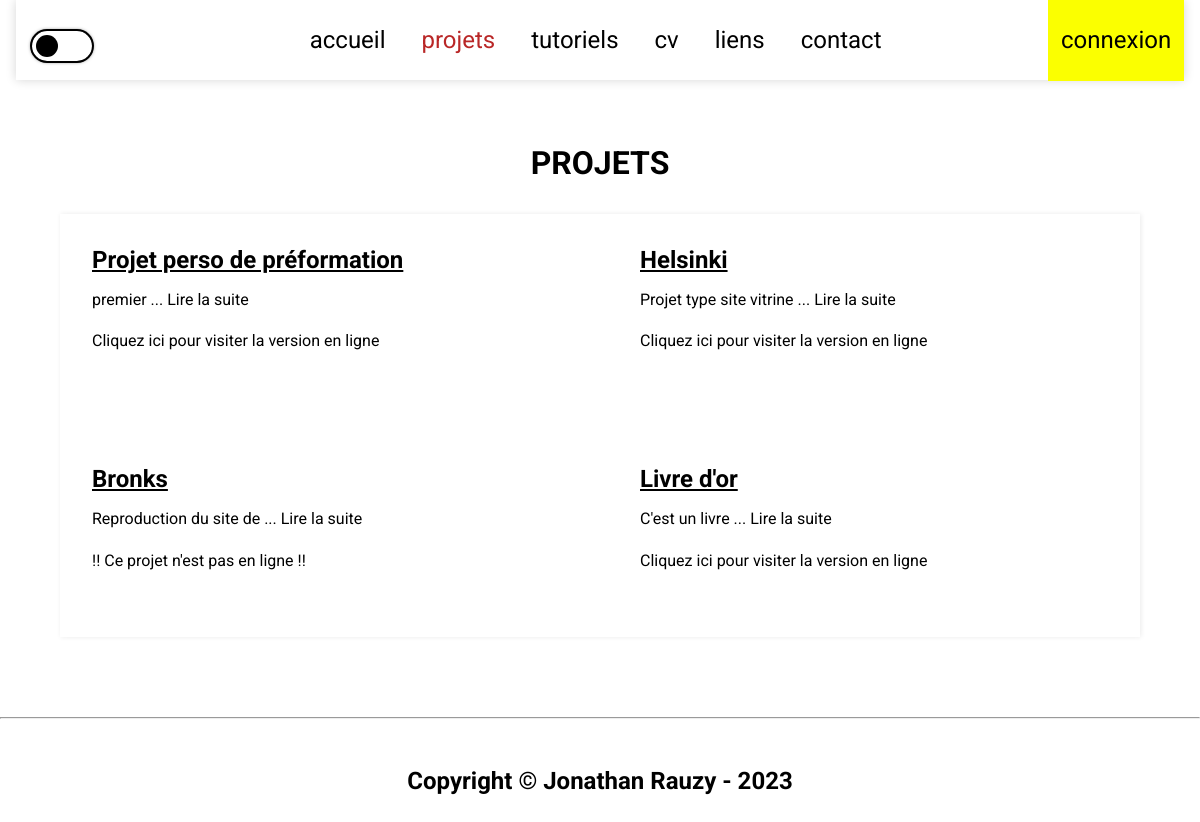
The app's page /?p=projects with its own data.
### tables this page shows
CREATE TABLE IF NOT EXISTS `projects` (
  `id` int(11) NOT NULL AUTO_INCREMENT,
  `title` varchar(64) NOT NULL,
  `description` varchar(255) NOT NULL,
  `img` varchar(255) NOT NULL COMMENT 'url to the image',
  `link` varchar(255) NOT NULL COMMENT 'url to the project',
  PRIMARY KEY (`id`)
);

### model/modelProject.php (called while the page is built, shortened)
<?php
function getProjects($theDB){
    $sqlProjects = "SELECT id, title, link, img, LEFT(description, 25) AS descriptionshort  FROM projects ORDER BY id;";
    $queryProjects = mysqli_query($theDB, $sqlProjects);
    return mysqli_fetch_all($queryProjects, MYSQLI_ASSOC);
}
function truncate($text)
{
    $cut = strrpos($text, ' ');
    return substr($text, 0, $cut);
}

### view/viewProjects.php (the view, shortened to what this page needs)
<?php
$titre = "projets";
include_once 'include/header.php';
?>
<h1>Projets</h1>
<div class="projects">
    <?php
    foreach ($resultProjects as $result):
        ?>
        <div class="project-solo">
            <h2><?= $result['title'] ?></h2>
            <p><?= truncate($result['descriptionshort'])?><a href="?id=<?= $result['id'] ?>"> ... Lire la suite</a></p>
            <img src="<?= $result['img'] ?>" alt=""><br>
            <?php if (!empty($result['link'])): ?>
                <a href="<?= $result['link'] ?>" target="_blank">Cliquez ici pour visiter la version en ligne</a>
            <?php else: ?>
                <p>!! Ce projet n'est pas en ligne !!</p>
            <?php endif; ?>
        </div>
    <?php endforeach; ?>
</div>
<?php
include_once '../view/include/footer.php';

### public/index.php (shortened to what this page needs)
<?php
require_once '../model/modelProject.php';
try{
    $db = mysqli_connect(DB_HOST,DB_LOGIN,DB_PWD,DB_NAME,DB_PORT);
    mysqli_set_charset($db,DB_CHARSET);
}catch(Exception $e){
    die($e->getMessage());
}
if(isset($_POST['login'], $_POST['password'])){
    require_once '../controller/controllerPrivate.php';
}else{
    require_once '../controller/controllerPublic.php';
}

### controller/controllerPublic.php
<?php
if (isset($_GET['p']) && $_GET['p'] === "projects") {
    $resultProjects = getProjects($db);
    require_once '../view/viewProjects.php';
}
elseif (isset($_GET['id']) && ctype_digit($_GET['id'])) {
    $id = (int) $_GET['id'];
    $projectSolo = getProjectByID($db, $id);
    require_once '../view/viewProjectID.php';
}
elseif (isset($_GET['p']) && $_GET['p'] === "tutorials") {
    require_once '../view/viewTutorials.php';
}
elseif (isset($_GET['p']) && $_GET['p'] === "cv") {
    require_once '../view/viewCV.php';
}
elseif (isset($_GET['p']) && $_GET['p'] === "contact") {
    require_once '../view/viewContact.php';
}
elseif (isset($_POST['name'], $_POST['email'], $_POST['object'], $_POST['message'])) {
    $envoyage = insertMail($db);
    $wesh = sendMail();
    require_once '../view/viewContact.php';
}
elseif (isset($_GET['p']) && $_GET['p'] === "links") {
    $resultLinks = getLinks($db);
    require_once '../view/viewLinks.php';
}
elseif (isset($_GET['p']) && $_GET['p'] === "connect") {
    require_once '../view/viewConnect.php';
}
elseif(isset($_GET['p']) && $_GET['p'] === "disconnect"){
    disconnect();
    require_once '../view/viewDisconnect.php';
}
elseif (isset($_GET['p']) && $_GET['p'] === "homepage"){
    require_once '../view/ViewHomePage.php';
}
else {
    require_once '../view/ViewHomePage.php';
}

### view/include/header.php (shortened to what this page needs)
<!DOCTYPE html>
<html lang="en">
<head>
    <link rel="stylesheet" href="css/style.css">
    <link rel="stylesheet" href="css/connect.css">
    <link rel="stylesheet" href="css/contact.css">
    <link rel="stylesheet" href="css/cv.css">
    <link rel="stylesheet" href="css/homepage.css">
    <link rel="stylesheet" href="css/links.css">
    <link rel="stylesheet" href="css/private.css">
    <link rel="stylesheet" href="css/projects.css">
    <link rel="stylesheet" href="css/tutorial.css">
</head>
<body>
    <body>
        <label class="switch">
            <span class="slider"></span>
        </label>
        <div class="nav">
            <div class="black-bg">
                <a href="?p=homepage"
                    style="<?php if ($titre === "accueil"): ?>color:rgb(185, 39, 39)<?php endif ?>">accueil</a>
                <a href="?p=projects"
                    style="<?php if ($titre === "projets"): ?>color:rgb(185, 39, 39)<?php endif ?>">projets</a>
                <a href="?p=tutorials"
                    style="<?php if ($titre === "tutoriels"): ?>color:rgb(185, 39, 39)<?php endif ?>">tutoriels</a>
                <a href="?p=cv" style="<?php if ($titre === "CV"): ?>color:rgb(185, 39, 39)<?php endif ?>">cv</a>
                <a href="?p=links"
                    style="<?php if ($titre === "liens"): ?>color:rgb(185, 39, 39)<?php endif ?>">liens</a>
                <a href="?p=contact"
                    style="<?php if ($titre === "contact"): ?>color:rgb(185, 39, 39)<?php endif ?>">contact</a>
            </div>
            <div class="yellow-bg">
                <?php if(empty($_SESSION)) :?>
                <a href="?p=connect"
                    style="<?php if ($titre === "connexion"): ?>color:rgb(185, 39, 39)<?php endif ?>">connexion</a>
                <?php else: ?>
                    <a href="?p=disconnect"
                    style="<?php if ($titre === "connexion"): ?>color:rgb(185, 39, 39)<?php endif ?>">deconnect</a>
                <?php endif; ?>
            </div>
        </div>

### view/include/footer.php (shortened to what this page needs)
<div class="footer">
    <hr>
    <h2>Copyright &#169; Jonathan Rauzy - 2023</h2>
</div>
</body>
</html>

### public/css/style.css (style rules this page uses)
* { padding: 0; margin: 0; box-sizing: border-box; }
body { font-family: roboto; background-color: white; color: black; }
h1 { margin: 4rem 0 2rem 0; text-align: center; text-transform: uppercase; }
a { text-decoration: none; color: black; }
.switch { display: inline-block; width: 60px; height: 30px; transform: translateY(50%); position: absolute; top: 1rem; left: 2rem; }
.slider { position: absolute; top: 0; bottom: 0; left: 0; right: 0; border-radius: 30px; box-shadow: 0 0 0 2px black, 0 0 4px black; cursor: pointer; border: 4px solid transparent; overflow: hidden; transition: 0.2s; }
.slider:before { position: absolute; content: ""; width: 100%; height: 100%; background-color: black; border-radius: 30px; transform: translateX(-30px); transition: 0.2s; }
.nav { height: 10vh; margin: 0 1rem; display: flex; flex-direction: row; justify-content: space-between; align-items: center; box-shadow: 0px 0px 10px rgba(0, 0, 0, 0.164); }
.nav a { line-height: 7vh; font-size: 1.5rem; margin-top: 1rem; }
.black-bg a { margin: 0 1rem; }
.yellow-bg { background-color: rgb(251, 255, 0); padding: 0.8rem; color: black; }
.footer { text-align: center; margin-top: 5rem; }
.footer h2 { margin: 3rem; }

### public/css/projects.css (style rules this page uses)
.projects { width: 90%; margin: auto; display: grid; grid-template-columns: 1fr 1fr; gap: 5rem; background-color: rgba(255, 255, 255, 0.096); box-shadow: 1px 0px 5px rgba(0, 0, 0, 0.082); padding: 2rem; }
.project-solo { display: flex; flex-direction: column; margin-bottom: 2rem; }
.project-solo h2 { padding-bottom: 1rem; text-decoration: underline; }
.project-solo p, .project-solo a { padding-bottom: 0.2rem; }

### records on screen
projects: title "Projet perso de préformation", descriptionshort "premier"
projects: title "Helsinki", descriptionshort "Projet type site vitrine"
projects: title "Bronks", descriptionshort "Reproduction du site de", link "!! Ce projet n'est pas en ligne !!"
projects: title "Livre d'or", descriptionshort "C'est un livre"
